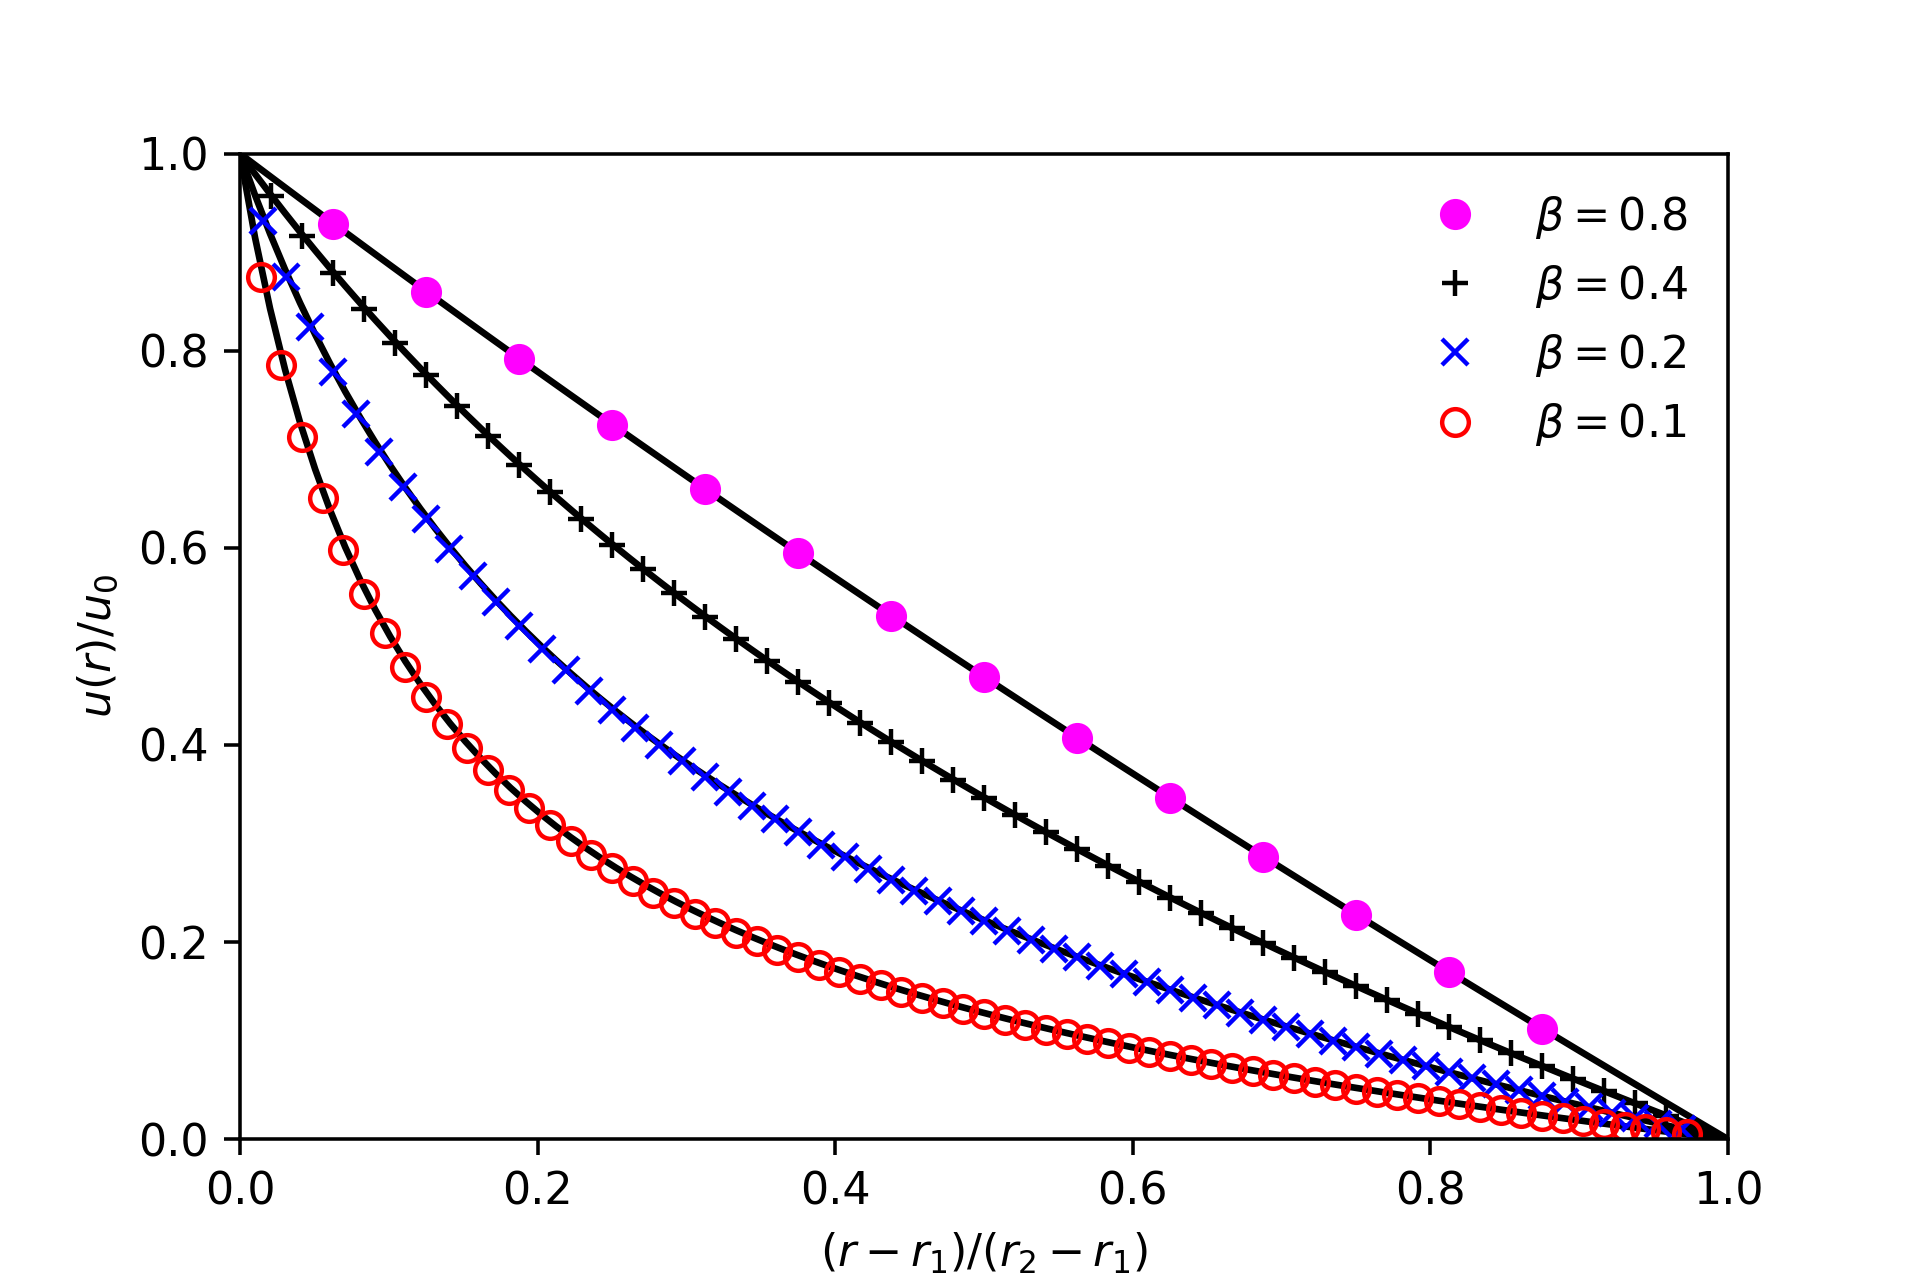

Write Python code to recreate this figure.
import csv
import matplotlib.pyplot as plt
import math
import numpy as np

plt.figure(5, figsize=(6, 4), dpi=320)

d_array = np.linspace(0,1,100)

betas = [0.8, 0.4, 0.2, 0.1]

plt.plot([], linestyle="None", marker="o", color="#FF00FF", label=r"$\beta = 0.8$")
plt.plot([], linestyle="None", marker="+", color="#000000", label=r"$\beta = 0.4$")
plt.plot([], linestyle="None", marker="x", color="#0000FF", label=r"$\beta = 0.2$")
plt.plot([], linestyle="None", marker="o", markerfacecolor="None", color="#FF0000", label=r"$\beta = 0.1$")

for beta in betas:
    u_norm = [ (beta/(1-beta*beta))*((1/(beta+d*(1-beta)))-(beta+d*(1-beta))) for d in d_array ]

    plt.plot(d_array, u_norm, color="#000000", linestyle="-")

data = []
with open("Figure5_0.8.out", "r") as data_file:
    csvdata_read = csv.reader(data_file, quotechar='"', delimiter=' ')
    for row in csvdata_read:
        if float(row[1]) != 0.:
            data.append([float(row[0]), float(row[1])])

x = [ d[0] for d in data ]
y = [ d[1] for d in data ]

plt.plot(x, y, linestyle="None", marker="o", color="#FF00FF")

data = []
with open("Figure5_0.4.out", "r") as data_file:
    csvdata_read = csv.reader(data_file, quotechar='"', delimiter=' ')
    for row in csvdata_read:
        if float(row[1]) != 0.:
            data.append([float(row[0]), float(row[1])])

x = [ d[0] for d in data ]
y = [ d[1] for d in data ]

plt.plot(x, y, linestyle="None", marker="+", color="#000000")

data = []
with open("Figure5_0.2.out", "r") as data_file:
    csvdata_read = csv.reader(data_file, quotechar='"', delimiter=' ')
    for row in csvdata_read:
        if float(row[1]) != 0.:
            data.append([float(row[0]), float(row[1])])

x = [ d[0] for d in data ]
y = [ d[1] for d in data ]

plt.plot(x, y, linestyle="None", marker="x", color="#0000FF")

data = []
with open("Figure5_0.1.out", "r") as data_file:
    csvdata_read = csv.reader(data_file, quotechar='"', delimiter=' ')
    for row in csvdata_read:
        if float(row[1]) != 0.:
            data.append([float(row[0]), float(row[1])])

x = [ d[0] for d in data ]
y = [ d[1] for d in data ]

plt.plot(x, y, linestyle="None", marker="o", markerfacecolor="None", color="#FF0000")

plt.legend(frameon=False)
plt.xlabel(r"$(r-r_1)/(r_2-r_1)$")
plt.ylabel(r"$u(r)/u_0$")
plt.ylim(0., 1.)
plt.xlim(0., 1.)

plt.savefig("Figure5.png")
